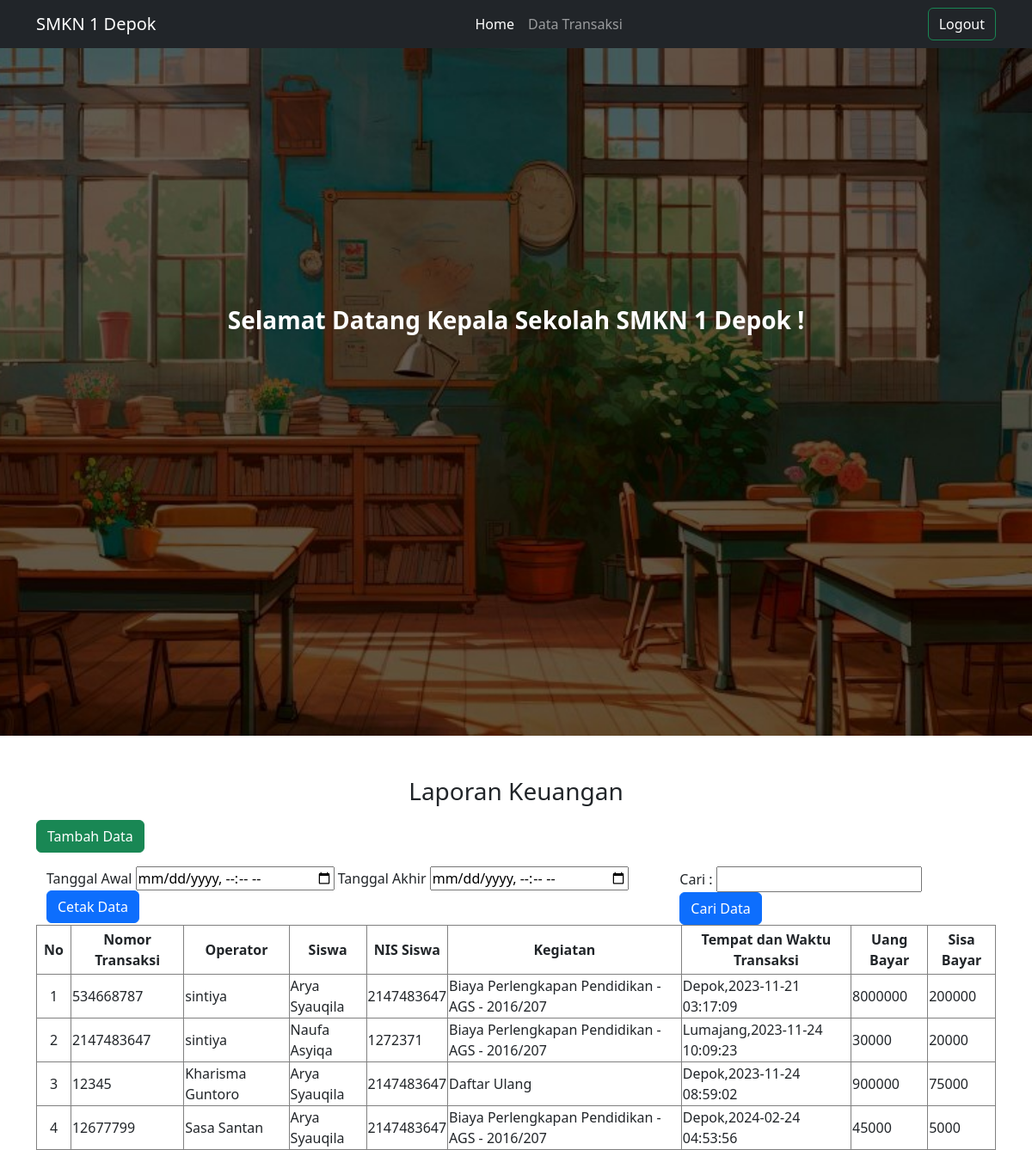
/dashboard/kepsek.php, run on the app's committed database.
### tables this page shows
CREATE TABLE `transaksi` (
  `id_transaksi` int(12) NOT NULL,
  `id_keb` int(12) NOT NULL,
  `no_transaksi` int(12) NOT NULL,
  `id_siswa` int(12) NOT NULL,
  `id_operator` int(12) NOT NULL,
  `tanggal_waktu` datetime NOT NULL,
  `tempat` varchar(255) NOT NULL,
  `uang_bayar` varchar(200) NOT NULL,
  `sisa_bayar` varchar(255) NOT NULL
);

CREATE TABLE `operator` (
  `id_operator` int(12) NOT NULL,
  `nip_operator` int(12) NOT NULL,
  `jenis_kelamin` enum('perempuan','laki-laki') NOT NULL,
  `nama_operator` varchar(255) NOT NULL
);

CREATE TABLE `siswa` (
  `id_siswa` int(12) NOT NULL,
  `nis_siswa` int(12) NOT NULL,
  `nama` varchar(255) NOT NULL,
  `kelas` varchar(255) NOT NULL,
  `jenis_kelamin` enum('perempuan','laki-laki') NOT NULL
);

CREATE TABLE `kegiatan` (
  `id_keb` int(11) NOT NULL,
  `jenis_keb` varchar(255) NOT NULL,
  `harga` varchar(255) NOT NULL,
  `deskripsi` text NOT NULL
);

### db.php (called while the page is built, shortened)
<?php
function conn(){
    $server = "localhost";
    $user = "root";
    $pass = "";
    $dbname = "nova_pembayaransekolah";
    $conn = mysqli_connect($server,$user,$pass,$dbname);
    return $conn;
}
function getTransaksi()
{
    $conn = conn();
    $sql = "SELECT transaksi.id_transaksi, transaksi.no_transaksi,  transaksi.tanggal_waktu, transaksi.tempat, transaksi.uang_bayar, transaksi.sisa_bayar, siswa.id_siswa, siswa.nis_siswa, siswa.nama, siswa.kelas, operator.id_operator, operator.nama_operator, kegiatan.id_keb, kegiatan.jenis_keb FROM siswa INNER JOIN transaksi ON siswa.id_siswa=transaksi.id_siswa INNER JOIN operator ON operator.id_operator = transaksi.id_operator INNER JOIN kegiatan ON kegiatan.id_keb = transaksi.id_keb ORDER BY id_transaksi";
    $result = mysqli_query($conn, $sql);
    $rows = [];
    while ($row = mysqli_fetch_array($result)) {
        $rows[] = $row;
    }
    return $rows;
}
?>

### dashboard/kepsek.php (the view, shortened to what this page needs)
<?php
require "../db.php";
?>
<!DOCTYPE html>
<html lang="en">
<head>
    <link rel="stylesheet" href="../bootstrap-5.3.2-dist/bootstrap-5.3.2-dist/css/bootstrap.min.css">
</head>
<body>
<nav class="navbar navbar-expand-sm navbar-dark bg-dark">
          <div class="container">
            <a class="navbar-brand" href="operator.php">SMKN 1 Depok</a>
            <div class="collapse navbar-collapse" id="collapsibleNavId">
                <ul class="navbar-nav me-auto mt-2 mt-lg-0 mx-auto">
                    <li class="nav-item">
                        <a class="nav-link active" href="#home" aria-current="page">Home <span class="visually-hidden">(current)</span></a>
                    </li>
                    <li class="nav-item">
                        <a class="nav-link" href="#transaksi">Data Transaksi</a>
                    </li>
                </ul>
                <form class="d-flex my-2 my-lg-0">
                    <button class="btn btn-outline-success my-2 my-sm-0" type="submit"><a href="../action.php?action=logout" class="text-decoration-none text-white">Logout</a></button>
                </form>
            </div>
      </div>
    </nav>
    <div class="container-fluid" id="home">
        <div class="row">
            <div class="hero align-items-center">
                <div class="container">
                    <div class="row d-flex align-items-center" style="margin-top: 300px;">
                    <h3 class="text-white fw-bold text-center">Selamat Datang Kepala Sekolah SMKN 1 Depok !</h3>
                    </div>
                </div>
            </div>
        </div>
    </div>
    <div class="container">
        <div id="transaksi">
            <h3 class="text-center mt-5">Laporan Keuangan</h3>
            <a href="../form/formtransaksi.php" class="btn btn-success mb-3 mt-2">Tambah Data</a>
            <div class="container d-flex">
                <form action="../struk/tanggal.php" method="get">
                    <label for="">Tanggal Awal</label>
                    <input type="datetime-local" name="tanggal_awal" id="tanggal_awal">
                    <label for="">Tanggal Akhir</label>
                    <input type="datetime-local" name="tanggal_akhir" id="tanggal_akhir">
                    <button type="submit" class="btn btn-primary">Cetak Data</button>
                </form>
                <form action="" method="get" class="mx-auto">
                    <label for="">Cari :</label>
                    <input type="text" name="cari_transaksi" id="cari_transaksi" value="<?php if (isset($_GET['cari_transaksi'])) {
                                                                                            echo $_GET['cari_transaksi'];
                                                                                        } ?>">
                    <button type="submit" class="btn btn-primary">Cari Data</button>
                </form>
            </div>
            <table class="table-bordered container">
                <tr>
                    <th class="py-1 px-2">No</th>
                    <th class="py-1 px-2 text-center">Nomor Transaksi</th>
                    <th class="py-1 px-2 text-center">Operator</th>
                    <th class="py-1 px-2 text-center">Siswa</th>
                    <th class="py-1 px-2 text-center">NIS Siswa</th>
                    <th class=" py-1 px-1 text-center">Kegiatan</th>
                    <th class=" py-1 px-1 text-center">Tempat dan Waktu Transaksi</th>
                    <th class=" py-1 px-1 text-center">Uang Bayar</th>
                    <th class=" py-1 px-1 text-center">Sisa Bayar</th>
                </tr>
                <?php
                $no = 1;
                if (isset($_GET['cari_transaksi'])) {
                    $cari = cariTransaksi();
                } else {
                    $cari = getTransaksi();
                }
                if ($cari !== false) {
                    foreach ($cari as $rows) { ?>
                        <tr>
                            <td class="text-center"><?= $no; ?></td>
                            <td><?= $rows['no_transaksi'] ?></td>
                            <td><?= $rows['nama_operator'] ?></td>
                            <td><?= $rows['nama'] ?></td>
                            <td><?= $rows['nis_siswa'] ?></td>
                            <td><?= $rows['jenis_keb'] ?></td>
                            <td><?= $rows['tempat'] ?>,<?= $rows['tanggal_waktu'] ?></td>
                            <td><?= $rows['uang_bayar'] ?></td>
                            <td><?= $rows['sisa_bayar'] ?></td>
                        </tr>
                <?php $no++;
                    }
                }
                ?>
            </table>
        </div>
        </div>
</body>
</html>

### dashboard/kepsek.php (style rules this page uses)
.hero { background-image: none; background-position: center; background-image: url(../bg.jpg); background-size: cover; background-repeat: no-repeat; width: 100%; height: 100vh; }

### data on the page
transaksi: no_transaksi "534668787", id_operator.nama_operator "sintiya", id_siswa.nama "Arya Syauqila", id_siswa.nis_siswa "2147483647", id_keb.jenis_keb "Biaya Perlengkapan Pendidikan - AGS - 2016/207", tempat "Depok", tanggal_waktu "2023-11-21 03:17:09", uang_bayar "8000000", sisa_bayar "200000"
transaksi: no_transaksi "2147483647", id_operator.nama_operator "sintiya", id_siswa.nama "Naufa Asyiqa", id_siswa.nis_siswa "1272371", id_keb.jenis_keb "Biaya Perlengkapan Pendidikan - AGS - 2016/207", tempat "Lumajang", tanggal_waktu "2023-11-24 10:09:23", uang_bayar "30000", sisa_bayar "20000"
transaksi: no_transaksi "12345", id_operator.nama_operator "Kharisma Guntoro", id_siswa.nama "Arya Syauqila", id_siswa.nis_siswa "2147483647", id_keb.jenis_keb "Daftar Ulang", tempat "Depok", tanggal_waktu "2023-11-24 08:59:02", uang_bayar "900000", sisa_bayar "75000"
transaksi: no_transaksi "12677799", id_operator.nama_operator "Sasa Santan", id_siswa.nama "Arya Syauqila", id_siswa.nis_siswa "2147483647", id_keb.jenis_keb "Biaya Perlengkapan Pendidikan - AGS - 2016/207", tempat "Depok", tanggal_waktu "2024-02-24 04:53:56", uang_bayar "45000", sisa_bayar "5000"
